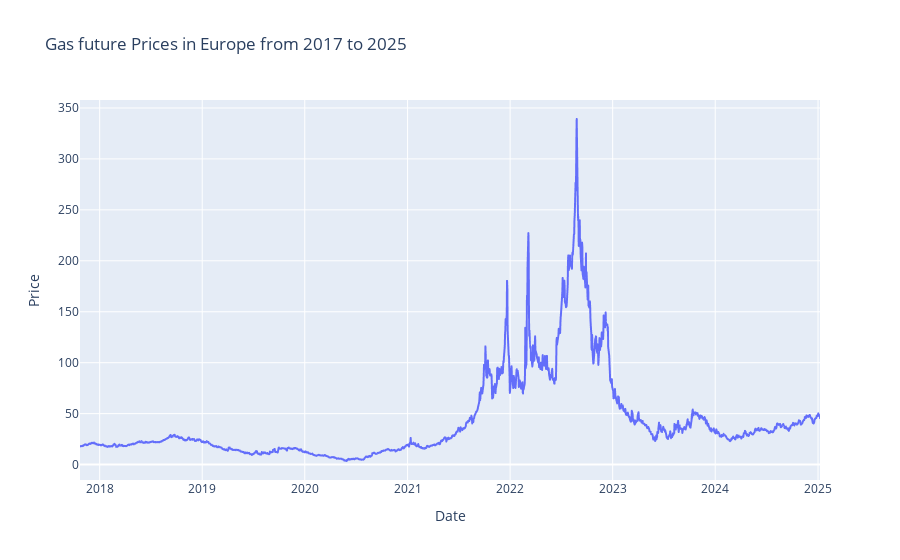

The cell this chart's notebook holds for it:
### Code cell
fig = px.line(gas_prices.reset_index(), x='Date', y='Price', title='Gas future Prices in Europe from 2017 to 2025')
fig.show()

### Figure 1 — Plotly figure (JSON) as saved in the notebook; plotly's stock layout.template omitted (floating-point values rounded to 4 significant figures; data arrays with more than 128 entries replaced by an {"elided": "..."} marker saying what was removed)
{"data": [{"hovertemplate": "Date=%{x}<br>Price=%{y}<extra></extra>", "legendgroup": "", "line": {"color": "#636efa", "dash": "solid"}, "marker": {"symbol": "circle"}, "mode": "lines", "name": "", "showlegend": false, "type": "scattergl", "x": {"elided": "1815 str values"}, "xaxis": "x", "y": {"elided": "1815 float values"}, "yaxis": "y"}], "layout": {"legend": {"tracegroupgap": 0}, "title": {"text": "Gas future Prices in Europe from 2017 to 2025"}, "xaxis": {"anchor": "y", "domain": [0, 1], "title": {"text": "Date"}}, "yaxis": {"anchor": "x", "domain": [0, 1], "title": {"text": "Price"}}}}
